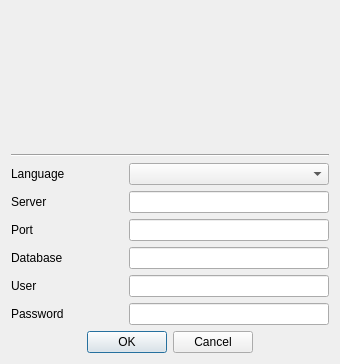
<?xml version="1.0" encoding="UTF-8"?>
<ui version="4.0">
 <class>frmAccess</class>
 <widget class="QDialog" name="frmAccess">
  <property name="windowModality">
   <enum>Qt::WindowModal</enum>
  </property>
  <property name="geometry">
   <rect>
    <x>0</x>
    <y>0</y>
    <width>340</width>
    <height>364</height>
   </rect>
  </property>
  <property name="sizePolicy">
   <sizepolicy hsizetype="Fixed" vsizetype="Fixed">
    <horstretch>0</horstretch>
    <verstretch>0</verstretch>
   </sizepolicy>
  </property>
  <property name="windowIcon">
   <iconset resource="../images/didyoureadme.qrc">
    <normaloff>:/didyoureadme.png</normaloff>:/didyoureadme.png</iconset>
  </property>
  <property name="modal">
   <bool>true</bool>
  </property>
  <layout class="QHBoxLayout" name="horizontalLayout_8">
   <item>
    <layout class="QVBoxLayout" name="verticalLayout">
     <item>
      <layout class="QHBoxLayout" name="horizontalLayout_2">
       <item>
        <spacer name="horizontalSpacer_2">
         <property name="orientation">
          <enum>Qt::Horizontal</enum>
         </property>
         <property name="sizeHint" stdset="0">
          <size>
           <width>40</width>
           <height>20</height>
          </size>
         </property>
        </spacer>
       </item>
       <item>
        <widget class="QLabel" name="lblPixmap">
         <property name="sizePolicy">
          <sizepolicy hsizetype="Fixed" vsizetype="Fixed">
           <horstretch>0</horstretch>
           <verstretch>0</verstretch>
          </sizepolicy>
         </property>
         <property name="minimumSize">
          <size>
           <width>80</width>
           <height>80</height>
          </size>
         </property>
         <property name="maximumSize">
          <size>
           <width>80</width>
           <height>80</height>
          </size>
         </property>
         <property name="text">
          <string/>
         </property>
         <property name="pixmap">
          <pixmap resource="../images/didyoureadme.qrc">:/didyoureadme.png</pixmap>
         </property>
         <property name="scaledContents">
          <bool>true</bool>
         </property>
         <property name="alignment">
          <set>Qt::AlignCenter</set>
         </property>
        </widget>
       </item>
       <item>
        <spacer name="horizontalSpacer">
         <property name="orientation">
          <enum>Qt::Horizontal</enum>
         </property>
         <property name="sizeHint" stdset="0">
          <size>
           <width>40</width>
           <height>20</height>
          </size>
         </property>
        </spacer>
       </item>
      </layout>
     </item>
     <item>
      <widget class="QLabel" name="lbl">
       <property name="font">
        <font>
         <weight>75</weight>
         <bold>true</bold>
        </font>
       </property>
       <property name="text">
        <string/>
       </property>
       <property name="alignment">
        <set>Qt::AlignCenter</set>
       </property>
      </widget>
     </item>
     <item>
      <widget class="Line" name="line">
       <property name="orientation">
        <enum>Qt::Horizontal</enum>
       </property>
      </widget>
     </item>
     <item>
      <layout class="QHBoxLayout" name="horizontalLayout">
       <item>
        <widget class="QLabel" name="lblLanguage">
         <property name="text">
          <string>Language</string>
         </property>
        </widget>
       </item>
       <item>
        <widget class="QComboBox" name="cmbLanguages">
         <property name="sizePolicy">
          <sizepolicy hsizetype="Expanding" vsizetype="Fixed">
           <horstretch>0</horstretch>
           <verstretch>0</verstretch>
          </sizepolicy>
         </property>
         <property name="maximumSize">
          <size>
           <width>200</width>
           <height>16777215</height>
          </size>
         </property>
         <property name="focusPolicy">
          <enum>Qt::NoFocus</enum>
         </property>
        </widget>
       </item>
      </layout>
     </item>
     <item>
      <layout class="QHBoxLayout" name="horizontalLayout_3">
       <item>
        <widget class="QLabel" name="lblServer">
         <property name="text">
          <string>Server</string>
         </property>
        </widget>
       </item>
       <item>
        <widget class="QLineEdit" name="txtServer">
         <property name="maximumSize">
          <size>
           <width>200</width>
           <height>16777215</height>
          </size>
         </property>
         <property name="inputMethodHints">
          <set>Qt::ImhNone</set>
         </property>
         <property name="text">
          <string/>
         </property>
         <property name="echoMode">
          <enum>QLineEdit::Normal</enum>
         </property>
        </widget>
       </item>
      </layout>
     </item>
     <item>
      <layout class="QHBoxLayout" name="horizontalLayout_4">
       <item>
        <widget class="QLabel" name="lblPort">
         <property name="text">
          <string>Port</string>
         </property>
        </widget>
       </item>
       <item>
        <widget class="QLineEdit" name="txtPort">
         <property name="maximumSize">
          <size>
           <width>200</width>
           <height>16777215</height>
          </size>
         </property>
         <property name="text">
          <string/>
         </property>
        </widget>
       </item>
      </layout>
     </item>
     <item>
      <layout class="QHBoxLayout" name="horizontalLayout_5">
       <item>
        <widget class="QLabel" name="lblDatabase">
         <property name="text">
          <string>Database</string>
         </property>
        </widget>
       </item>
       <item>
        <widget class="QLineEdit" name="txtDB">
         <property name="maximumSize">
          <size>
           <width>200</width>
           <height>16777215</height>
          </size>
         </property>
        </widget>
       </item>
      </layout>
     </item>
     <item>
      <layout class="QHBoxLayout" name="horizontalLayout_6">
       <item>
        <widget class="QLabel" name="lblUser">
         <property name="text">
          <string>User</string>
         </property>
        </widget>
       </item>
       <item>
        <widget class="QLineEdit" name="txtUser">
         <property name="maximumSize">
          <size>
           <width>200</width>
           <height>16777215</height>
          </size>
         </property>
        </widget>
       </item>
      </layout>
     </item>
     <item>
      <layout class="QHBoxLayout" name="horizontalLayout_7">
       <item>
        <widget class="QLabel" name="lblPass">
         <property name="text">
          <string>Password</string>
         </property>
        </widget>
       </item>
       <item>
        <widget class="QLineEdit" name="txtPass">
         <property name="sizePolicy">
          <sizepolicy hsizetype="Expanding" vsizetype="Fixed">
           <horstretch>0</horstretch>
           <verstretch>0</verstretch>
          </sizepolicy>
         </property>
         <property name="maximumSize">
          <size>
           <width>200</width>
           <height>16777215</height>
          </size>
         </property>
         <property name="inputMethodHints">
          <set>Qt::ImhHiddenText|Qt::ImhNoAutoUppercase|Qt::ImhNoPredictiveText|Qt::ImhSensitiveData</set>
         </property>
         <property name="echoMode">
          <enum>QLineEdit::Password</enum>
         </property>
        </widget>
       </item>
      </layout>
     </item>
     <item>
      <widget class="QDialogButtonBox" name="cmdYN">
       <property name="sizePolicy">
        <sizepolicy hsizetype="Expanding" vsizetype="Fixed">
         <horstretch>0</horstretch>
         <verstretch>0</verstretch>
        </sizepolicy>
       </property>
       <property name="locale">
        <locale language="English" country="UnitedKingdom"/>
       </property>
       <property name="standardButtons">
        <set>QDialogButtonBox::Cancel|QDialogButtonBox::Ok</set>
       </property>
       <property name="centerButtons">
        <bool>true</bool>
       </property>
      </widget>
     </item>
    </layout>
   </item>
  </layout>
 </widget>
 <tabstops>
  <tabstop>txtPass</tabstop>
  <tabstop>cmdYN</tabstop>
  <tabstop>txtServer</tabstop>
  <tabstop>txtPort</tabstop>
  <tabstop>txtDB</tabstop>
  <tabstop>txtUser</tabstop>
 </tabstops>
 <resources>
  <include location="../images/didyoureadme.qrc"/>
  <include location="../images/didyoureadme.qrc"/>
 </resources>
 <connections/>
</ui>
